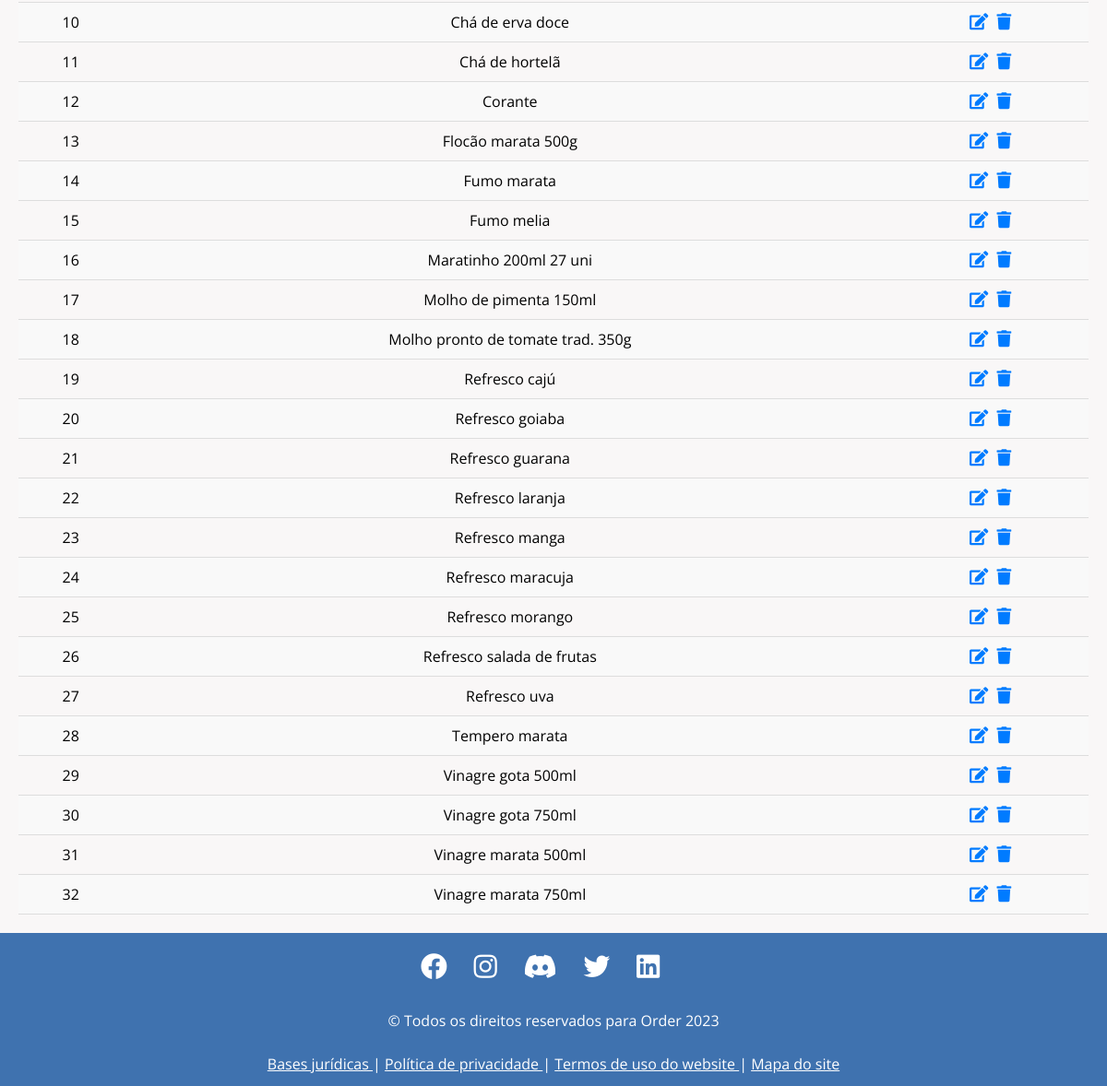
/pedidos/produtos/ (lower part), run on an earlier commit of the app's database.
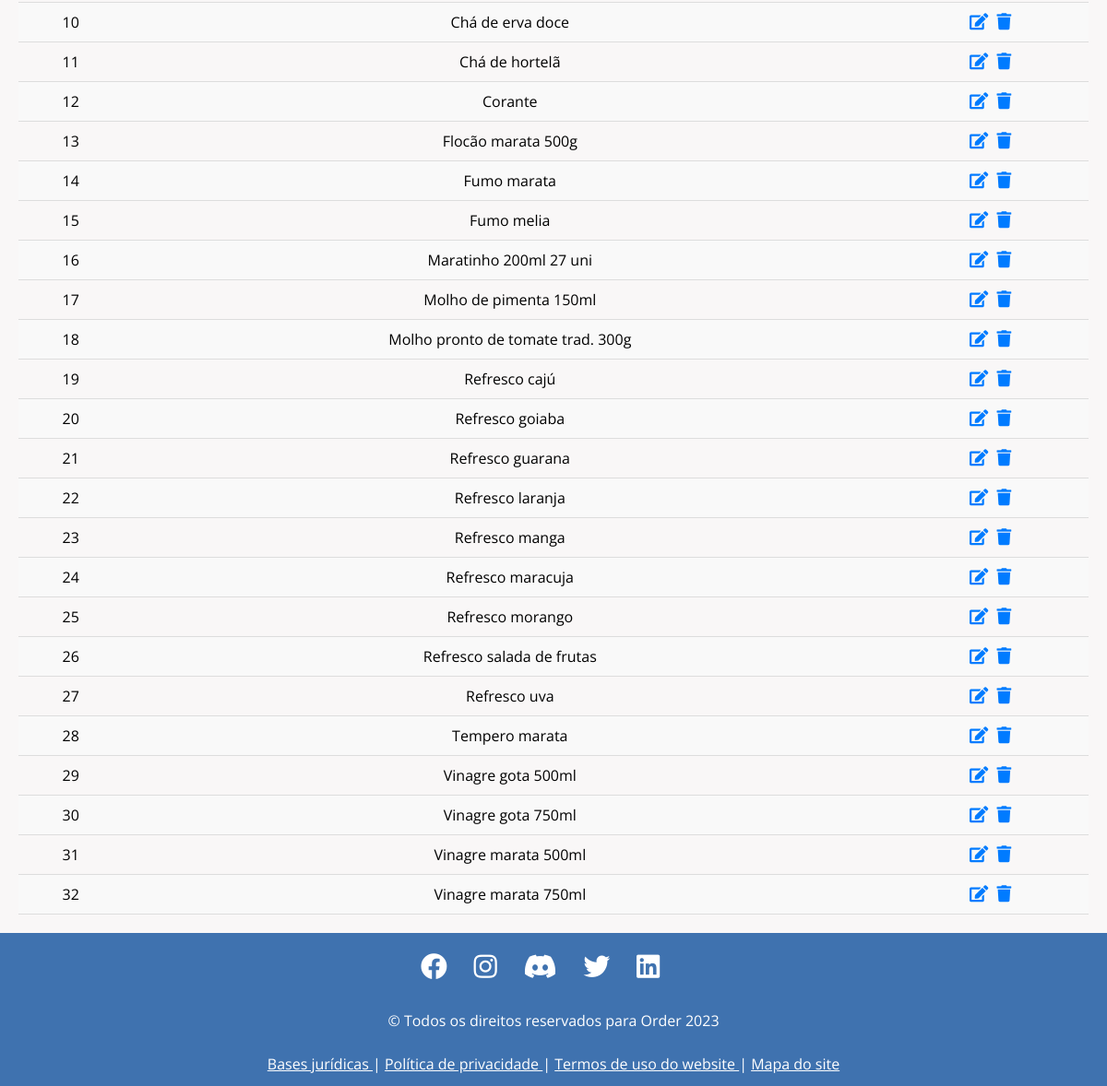
And on a later commit of the database.
### pedido_clientes/models.py (models this page shows, shortened)
class ProdutosModel(models.Model):
    produto = models.CharField(max_length=50)

### pedido_clientes/views.py (the view)
# urls.py: path('produtos/', views.ListarProdutos.as_view(), name='listar-produtos'),
class ListarProdutos(ListView):
    model = ProdutosModel
    template_name = 'listar_produtos.html'
    context_object_name = 'produtos'
    def get_queryset(self):
        return ProdutosModel.objects.all().order_by('produto')

### pedido_clientes/templates/listar_produtos.html (shortened to what this page needs)
{% extends "base.html" %}
{% load static %}
{% block links_extras %}
<link rel="stylesheet" href="{% static 'css/tabelas.css' %}">
{% endblock %}
{% block container_page %}
<div class="Conteudo">
    <div class="content-conteudo">
        <div class="table-wrapper">
            <table class="table">
                <tbody>
                    {% for produto in produtos %}
                    <tr>
                        <td>{{ forloop.counter }}</td>
                        <td>{{ produto.produto }}</td>
                        <td>
                            <a href="{% url 'editar-produto' produto.pk %}"><i class="fas fa-edit"></i></a>
                            <a href="{% url 'excluir-produto' produto.pk %}"><i class="fas fa-trash"></i></a>
                        </td>
                    </tr>
                    {% endfor %}
                </tbody>
            </table>
        </div>
    </div>
</div>
{% endblock %}

What changed in the data, as far as the page shows it:
changed ProdutosModel: produto "Molho pronto de tomate trad. 350g" → "Molho pronto de tomate trad. 300g"
